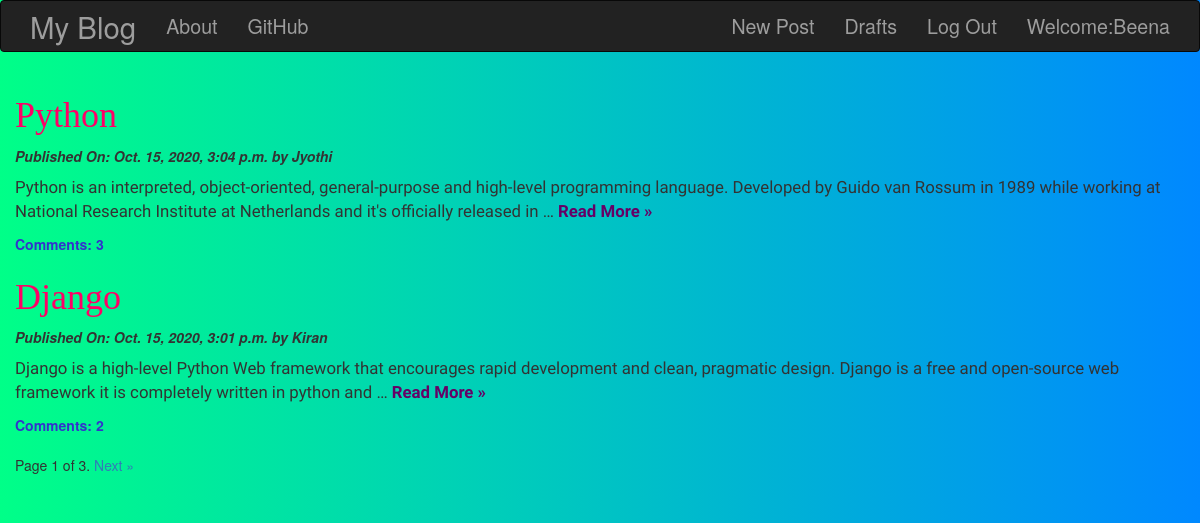
Screenshot of / (signed in) with the database file from the repository.
### blog/models.py (models this page shows, shortened)
class Post(models.Model):
    title = models.CharField(max_length=200)
    author = models.ForeignKey('auth.User',related_name='blog_post')
    text = models.TextField()
    created_date = models.DateTimeField(auto_now=True)
    published_date = models.DateTimeField(blank=True,null=True)

### blog/views.py (the view)
# urls.py: url(r'^$',views.PostListView.as_view(),name='post_list'),
class PostListView(ListView):
    model = Post
    paginate_by = 2
    def get_queryset(self):
        return Post.objects.filter(published_date__lte=timezone.now()).order_by('-published_date')

### blog/templates/blog/post_list.html
{% extends 'blog/base.html' %}
{% block content %}
  {% for post in post_list %}
    <h1><a id="maintitle"  href="{% url 'post_detail' pk=post.pk %}">{{post.title}}</a></h1>
    {% if post.published_date %}
    <p class="date">Published On: {{post.published_date}} by {{post.author|title}}</p>
    <p class="maincontent">{{post.text|truncatewords:30}}
    <a class="moreinfo" href="{% url 'post_detail' pk=post.pk %}">Read More &raquo;</a><br></p>
    <a id="commentcount" href="{% url 'post_detail' pk=post.pk %}">Comments: {{post.comments.count}}</a>
    {% else %}
    <p class="date">Created on: {{post.created_date}} by {{post.author|title}}</p>
    <p class="maincontent">{{post.text|truncatewords:30}}
    <a class="moreinfo" href="{% url 'post_detail' pk=post.pk %}">Read More &raquo;</a><br></p>
    {% endif %}
  {% endfor %}
<br>
{% include 'blog/pagination.html' with page=post_list %}
{% endblock %}

### blog/templates/blog/base.html (shortened to what this page needs)
<!DOCTYPE html>
{% load staticfiles %}
<html lang="en" dir="ltr">
  <head>
    <link rel="stylesheet" href="https://stackpath.bootstrapcdn.com/bootstrap/3.4.1/css/bootstrap.min.css">
    <link rel="stylesheet" href="{% static "css/blog.css" %}">
  </head>
  <body>
      <nav class="navbar techfont navbar-inverse">
      <div class="container">
        <ul class="nav navbar-nav ">
          <li><a  class="navbar-brand bigbrand"  href="{% url 'post_list' %}">My Blog</a> </li>
          <li><a href="{% url 'about'%}">About</a> </li>
          <li><a href="https://www.github.com">GitHub</a> </li>
        </ul>
        <ul class="nav navbar-nav navbar-right">
          {% if user.is_authenticated %}
          <li><a href="{% url 'post_create' %}">New Post</a></li>
          <li><a href="{% url 'post_draft' %}">Drafts</a></li>
          <li><a href="{% url 'logout' %}">Log Out</a></li>
          <li><a>Welcome:{{user.username}}</a></li>
          {% else %}
          <li><a class="nav navbar-right" href="{% url 'signup' %}">Sign Up </a> </li>
          <li><a class="nav navbar-right" href="{% url 'login' %}"><span class="glyphicon glyphicon-user"></span></a> </li>
          {% endif %}
        </ul>
      </div>
    </nav>
    <div class="content container">
      <div class="row">
          <div class="blog_post">
            {% block content %}
            {% endblock %}
          </div>
      </div>
    </div>
  </body>
</html>

### blog/static/css/blog.css (style rules this page uses)
body { background:linear-gradient(to right,#0f8,#08f); }
.techfont { font-size: 1.4em; }
.bigbrand { font-size: 1.5em; }
.date { font-weight: bolder; font-style: italic; }
.maincontent { font-family: 'Courgette', cursive; font-size: 1.2em; }
.moreinfo { color:#660066; font-weight: 600; }
#maintitle { color:#ff0066; font-family: 'Algerian'; }
#commentcount { color:#3333cc; font-weight: bold; }

### rows the page displays
Post: title "Python", published_date "Oct. 15, 2020, 3:04 p.m.", author "Jyothi", text "Python is an interpreted, object-oriented, general-purpose and high-level programming language. Developed by Guido van Rossum in 1989 while working at National Research Institute at Netherlands and it's officially released in …", comments.count "3"
Post: title "Django", published_date "Oct. 15, 2020, 3:01 p.m.", author "Kiran", text "Django is a high-level Python Web framework that encourages rapid development and clean, pragmatic design. Django is a free and open-source web framework it is completely written in python and …", comments.count "2"

### other values shown
{{ user.username }} "Beena"
{{ page_obj.number }} "1"
{{ page_obj.paginator.num_pages }} "3"
